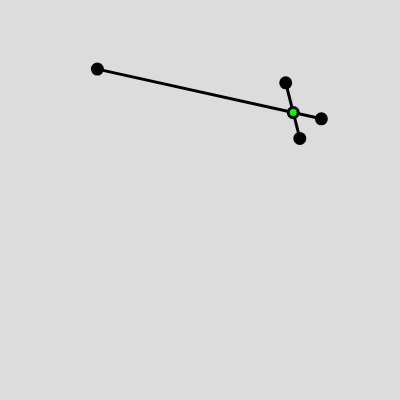
Frame 1 (no input)
Frame 60 (no input): identical to frame 1, image omitted
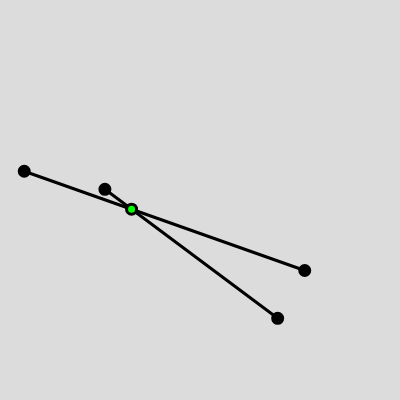
Frame 120 (the mouse pressed at the canvas centre since frame 60)

The p5.js sketch that drew these frames (run headless with seeded random() and noise() and a simulated clock; from frame 60 on, the mouse is pressed at the canvas centre):

// p5.js sketch
// ── sketch.js
/* Intersection Code taken from: */
/* https://www.geeksforgeeks.org/check-if-two-given-line-segments-intersect/ */

let lineOnePointA;
let lineOnePointB;
let lineTwpPointA;
let lineTwoPointB;

function setup() {
  createCanvas(400, 400);
  lineOnePointA = createVector(random(0, width), random(0, height));
  lineOnePointB = createVector(random(0, width), random(0, height));
  lineTwoPointA = createVector(random(0, width), random(0, height));
  lineTwoPointB = createVector(random(0, width), random(0, height));
}

function draw() {
  background(220);

  // Draw Line Segments
  strokeWeight(3);
  fill(0);
  stroke(0);
  circle(lineOnePointA.x, lineOnePointA.y, 10);
  circle(lineOnePointB.x, lineOnePointB.y, 10);
  line(lineOnePointA.x, lineOnePointA.y, lineOnePointB.x, lineOnePointB.y);
  circle(lineTwoPointA.x, lineTwoPointA.y, 10);
  circle(lineTwoPointB.x, lineTwoPointB.y, 10);
  line(lineTwoPointA.x, lineTwoPointA.y, lineTwoPointB.x, lineTwoPointB.y);

  if (doIntersect(lineOnePointA, lineOnePointB, lineTwoPointA, lineTwoPointB)) {
    // Compute Intersection:
    // https://www.hackingwithswift.com/example-code/core-graphics/how-to-calculate-the-point-where-two-lines-intersect

    let delta1x = lineOnePointB.x - lineOnePointA.x;
    let delta1y = lineOnePointB.y - lineOnePointA.y;
    let delta2x = lineTwoPointB.x - lineTwoPointA.x;
    let delta2y = lineTwoPointB.y - lineTwoPointA.y;

    // create a 2D matrix from our vectors and calculate the determinant
    let determinant = delta1x * delta2y - delta2x * delta1y;

    if (abs(determinant) > 0.0001) {
      let ab =
        ((lineOnePointA.y - lineTwoPointA.y) * delta2x -
          (lineOnePointA.x - lineTwoPointA.x) * delta2y) /
        determinant;
      let cd =
        ((lineOnePointA.y - lineTwoPointA.y) * delta1x -
          (lineOnePointA.x - lineTwoPointA.x) * delta1y) /
        determinant;
      let intersectX = lineOnePointA.x + ab * delta1x;
      let intersectY = lineOnePointA.y + ab * delta1y;
      // Draw Intersection Point
      strokeWeight(3);
      fill(0, 255, 0);
      stroke(0);
      circle(intersectX, intersectY, 10);
    }
  }
}

function mousePressed() {
  lineOnePointA = createVector(random(0, width), random(0, height));
  lineOnePointB = createVector(random(0, width), random(0, height));
  lineTwoPointA = createVector(random(0, width), random(0, height));
  lineTwoPointB = createVector(random(0, width), random(0, height));
}

// Given three collinear points p, q, r, the function checks if
// point q lies on line segment 'pr'
function onSegment(p, q, r) {
  if (
    q.x <= Math.max(p.x, r.x) &&
    q.x >= Math.min(p.x, r.x) &&
    q.y <= Math.max(p.y, r.y) &&
    q.y >= Math.min(p.y, r.y)
  )
    return true;

  return false;
}

// To find orientation of ordered triplet (p, q, r).
// The function returns following values
// 0 --> p, q and r are collinear
// 1 --> Clockwise
// 2 --> Counterclockwise

function orientation(p, q, r) {
  // See https://www.geeksforgeeks.org/orientation-3-ordered-points/
  // for details of below formula.
  let val = (q.y - p.y) * (r.x - q.x) - (q.x - p.x) * (r.y - q.y);

  if (val == 0) return 0; // collinear

  return val > 0 ? 1 : 2; // clock or counterclock wise
}

// The main function that returns true if line segment 'p1q1'
// and 'p2q2' intersect.
function doIntersect(p1, q1, p2, q2) {
  // Find the four orientations needed for general and
  // special cases
  let o1 = orientation(p1, q1, p2);
  let o2 = orientation(p1, q1, q2);
  let o3 = orientation(p2, q2, p1);
  let o4 = orientation(p2, q2, q1);

  // General case
  if (o1 != o2 && o3 != o4) return true;

  // Special Cases
  // p1, q1 and p2 are collinear and p2 lies on segment p1q1
  if (o1 == 0 && onSegment(p1, p2, q1)) return true;

  // p1, q1 and q2 are collinear and q2 lies on segment p1q1
  if (o2 == 0 && onSegment(p1, q2, q1)) return true;

  // p2, q2 and p1 are collinear and p1 lies on segment p2q2
  if (o3 == 0 && onSegment(p2, p1, q2)) return true;

  // p2, q2 and q1 are collinear and q1 lies on segment p2q2
  if (o4 == 0 && onSegment(p2, q1, q2)) return true;

  return false; // Doesn't fall in any of the above cases
}
